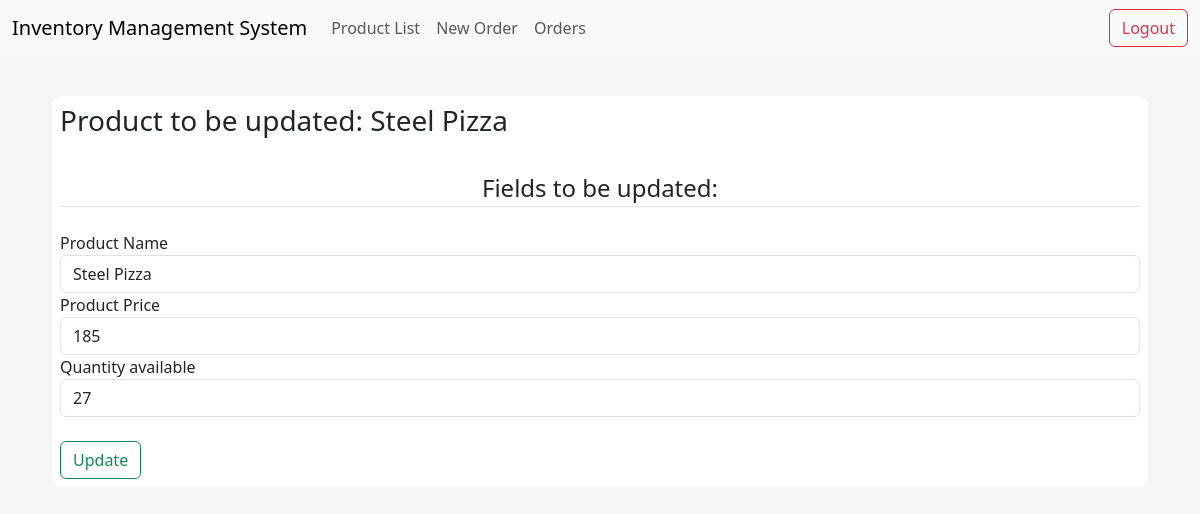
The page /product/1/update on the database as committed earlier.
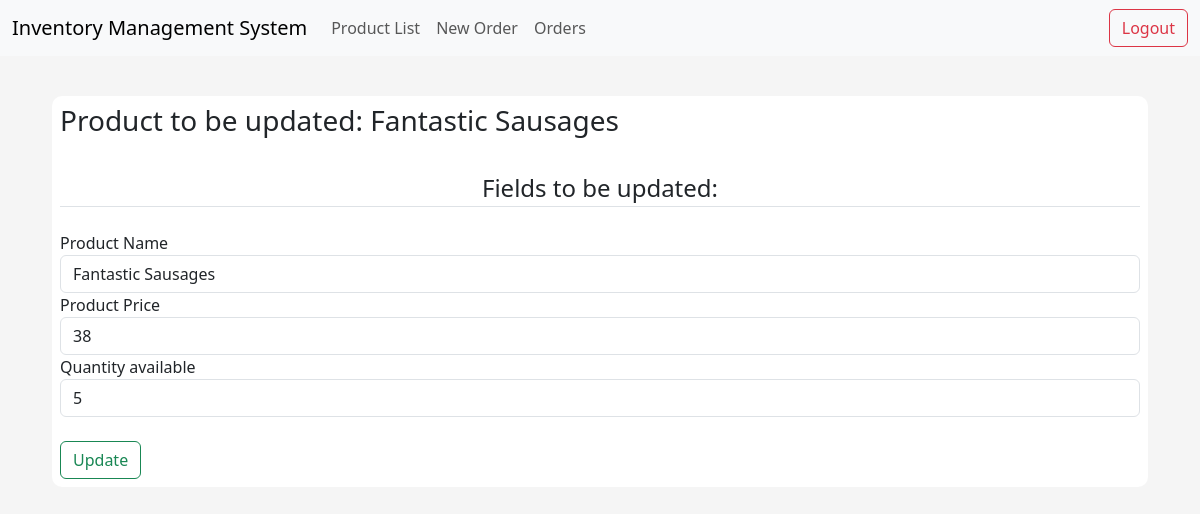
The same page on the database as committed later.
### app/models/tables.py (models this page shows, shortened)
class Product(db.Model):
    __tablename__ = "product"
    id = db.Column(db.Integer, primary_key=True)
    name = db.Column(db.String(50), nullable=False, unique=True)
    price = db.Column(db.Float, nullable=False)
    quantity_available = db.Column(db.Integer)

### app/controllers/default.py (the view)
@app.route("/product/<id>/update", methods=["GET", "POST"])
def update_product(id):
    product = Product.query.get(id)
    form = EditProductForm(obj=product)
    if form.validate_on_submit():
        product.name = form.name.data
        product.price = form.price.data
        product.quantity_available = form.quantity_available.data
        db.session.commit()
        return redirect(url_for("products"))
    return render_template("edit_product.html", product=product, form=form)

### app/models/forms.py (shortened to what this page needs)
class EditProductForm(FlaskForm):
    name = StringField(label="Product Name", validators=[DataRequired()])
    price = IntegerField(label="Product Price", validators=[DataRequired()])
    quantity_available = IntegerField(
        label="Quantity available", validators=[DataRequired()]
    )
    submit_button = SubmitField(label="Update")

### app/templates/edit_product.html (shortened to what this page needs)
{% extends "index.html" %}
{% block body %}
<div class="content-section">
    <h3 class="h3-product-name">Product to be updated: {{ product.name }}</h3><br>
    {% block form %}
    <form method="POST" action="">
            <legend class="border-bottom pd-2 mb-4 text-center">Fields to be updated:</legend>
            <div class="form-group">
                {{ form.name.label }}
                {{ form.name(class="form-control", placeholder=product.name) }}
                {{ form.price.label }}
                {{ form.price(class="form-control", placeholder=product.price) }}
                {{ form.quantity_available.label }}
                {{ form.quantity_available(class="form-control", placeholder=product.quantity_available) }}
                <div class="form-group pt-4">
                    {{ form.submit_button(class="btn btn-outline-success") }}
                </div>
            </div>
    </form>
    {% endblock form %}
</div>
{% endblock body %}

Rows that differ between the two databases and show on the page:
changed Product: name "Steel Pizza" → "Fantastic Sausages"; price "185" → "38"; quantity_available "27" → "5"
